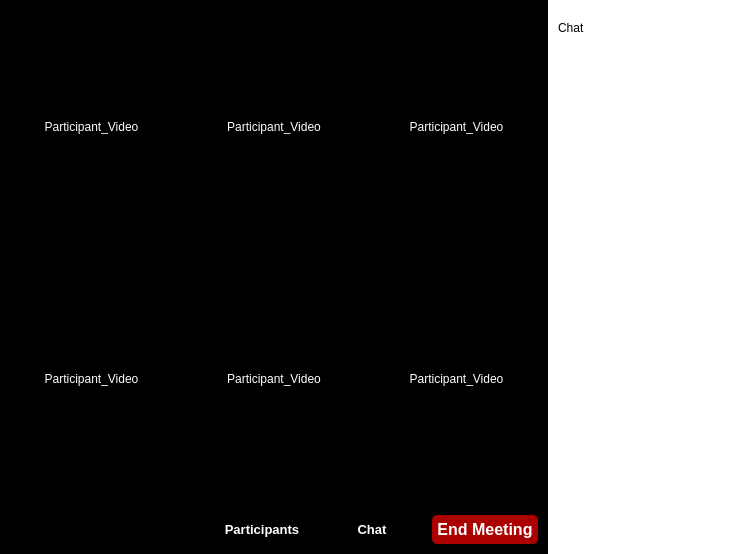
<?xml version="1.0" encoding="UTF-8"?>
<ui version="4.0">
 <class>MainWindow</class>
 <widget class="QMainWindow" name="MainWindow">
  <property name="geometry">
   <rect>
    <x>0</x>
    <y>0</y>
    <width>748</width>
    <height>554</height>
   </rect>
  </property>
  <property name="windowTitle">
   <string>MainWindow</string>
  </property>
  <property name="styleSheet">
   <string notr="true">background-color: rgb(0, 0, 0);
color: rgb(255, 255, 255);</string>
  </property>
  <widget class="QWidget" name="centralwidget">
   <layout class="QHBoxLayout" name="horizontalLayout">
    <property name="spacing">
     <number>0</number>
    </property>
    <property name="leftMargin">
     <number>0</number>
    </property>
    <property name="topMargin">
     <number>0</number>
    </property>
    <property name="rightMargin">
     <number>0</number>
    </property>
    <property name="bottomMargin">
     <number>0</number>
    </property>
    <item>
     <layout class="QGridLayout" name="gridLayout">
      <item row="0" column="3">
       <widget class="QLabel" name="label_6">
        <property name="text">
         <string>Participant_Video</string>
        </property>
        <property name="scaledContents">
         <bool>false</bool>
        </property>
        <property name="alignment">
         <set>Qt::AlignCenter</set>
        </property>
       </widget>
      </item>
      <item row="1" column="2">
       <widget class="QLabel" name="label_3">
        <property name="text">
         <string>Participant_Video</string>
        </property>
        <property name="scaledContents">
         <bool>false</bool>
        </property>
        <property name="alignment">
         <set>Qt::AlignCenter</set>
        </property>
       </widget>
      </item>
      <item row="0" column="2">
       <widget class="QLabel" name="label_5">
        <property name="text">
         <string>Participant_Video</string>
        </property>
        <property name="scaledContents">
         <bool>false</bool>
        </property>
        <property name="alignment">
         <set>Qt::AlignCenter</set>
        </property>
       </widget>
      </item>
      <item row="1" column="3">
       <widget class="QLabel" name="label">
        <property name="text">
         <string>Participant_Video</string>
        </property>
        <property name="scaledContents">
         <bool>false</bool>
        </property>
        <property name="alignment">
         <set>Qt::AlignCenter</set>
        </property>
       </widget>
      </item>
      <item row="0" column="1">
       <widget class="QLabel" name="label_2">
        <property name="text">
         <string>Participant_Video</string>
        </property>
        <property name="scaledContents">
         <bool>false</bool>
        </property>
        <property name="alignment">
         <set>Qt::AlignCenter</set>
        </property>
       </widget>
      </item>
      <item row="1" column="1">
       <widget class="QLabel" name="label_4">
        <property name="text">
         <string>Participant_Video</string>
        </property>
        <property name="scaledContents">
         <bool>false</bool>
        </property>
        <property name="alignment">
         <set>Qt::AlignCenter</set>
        </property>
       </widget>
      </item>
      <item row="3" column="1" colspan="3">
       <layout class="QHBoxLayout" name="horizontalLayout_3">
        <property name="spacing">
         <number>10</number>
        </property>
        <property name="sizeConstraint">
         <enum>QLayout::SetMinimumSize</enum>
        </property>
        <property name="leftMargin">
         <number>10</number>
        </property>
        <property name="topMargin">
         <number>10</number>
        </property>
        <property name="rightMargin">
         <number>10</number>
        </property>
        <property name="bottomMargin">
         <number>10</number>
        </property>
        <item>
         <spacer name="horizontalSpacer">
          <property name="orientation">
           <enum>Qt::Horizontal</enum>
          </property>
          <property name="sizeHint" stdset="0">
           <size>
            <width>40</width>
            <height>20</height>
           </size>
          </property>
         </spacer>
        </item>
        <item>
         <widget class="QPushButton" name="participants_cta">
          <property name="sizePolicy">
           <sizepolicy hsizetype="Minimum" vsizetype="Fixed">
            <horstretch>0</horstretch>
            <verstretch>0</verstretch>
           </sizepolicy>
          </property>
          <property name="minimumSize">
           <size>
            <width>100</width>
            <height>0</height>
           </size>
          </property>
          <property name="font">
           <font>
            <pointsize>10</pointsize>
            <bold>true</bold>
           </font>
          </property>
          <property name="cursor">
           <cursorShape>PointingHandCursor</cursorShape>
          </property>
          <property name="layoutDirection">
           <enum>Qt::LeftToRight</enum>
          </property>
          <property name="autoFillBackground">
           <bool>false</bool>
          </property>
          <property name="styleSheet">
           <string notr="true">padding:5px;
border-radius:5px;</string>
          </property>
          <property name="text">
           <string>Participants</string>
          </property>
          <property name="icon">
           <iconset resource="resource.qrc">
            <normaloff>:/Icons/Icons/conference-multi-size.ico</normaloff>:/Icons/Icons/conference-multi-size.ico</iconset>
          </property>
          <property name="iconSize">
           <size>
            <width>30</width>
            <height>30</height>
           </size>
          </property>
          <property name="flat">
           <bool>true</bool>
          </property>
         </widget>
        </item>
        <item>
         <widget class="QPushButton" name="chat_cta">
          <property name="sizePolicy">
           <sizepolicy hsizetype="Fixed" vsizetype="Fixed">
            <horstretch>0</horstretch>
            <verstretch>0</verstretch>
           </sizepolicy>
          </property>
          <property name="minimumSize">
           <size>
            <width>100</width>
            <height>0</height>
           </size>
          </property>
          <property name="font">
           <font>
            <pointsize>10</pointsize>
            <bold>true</bold>
           </font>
          </property>
          <property name="cursor">
           <cursorShape>PointingHandCursor</cursorShape>
          </property>
          <property name="styleSheet">
           <string notr="true">padding:5px;
border-radius:5px;</string>
          </property>
          <property name="text">
           <string>Chat</string>
          </property>
          <property name="icon">
           <iconset resource="resource.qrc">
            <normaloff>:/Icons/Icons/chat-2-multi-size.ico</normaloff>:/Icons/Icons/chat-2-multi-size.ico</iconset>
          </property>
          <property name="iconSize">
           <size>
            <width>30</width>
            <height>30</height>
           </size>
          </property>
          <property name="flat">
           <bool>true</bool>
          </property>
         </widget>
        </item>
        <item>
         <widget class="QPushButton" name="end_meeting_cta">
          <property name="sizePolicy">
           <sizepolicy hsizetype="Fixed" vsizetype="Fixed">
            <horstretch>0</horstretch>
            <verstretch>0</verstretch>
           </sizepolicy>
          </property>
          <property name="minimumSize">
           <size>
            <width>100</width>
            <height>0</height>
           </size>
          </property>
          <property name="font">
           <font>
            <pointsize>12</pointsize>
            <bold>true</bold>
           </font>
          </property>
          <property name="cursor">
           <cursorShape>PointingHandCursor</cursorShape>
          </property>
          <property name="styleSheet">
           <string notr="true">padding:5px;
border-radius:5px;
background-color: rgb(170, 0, 0);
color: rgb(255, 255, 255);</string>
          </property>
          <property name="text">
           <string>End Meeting</string>
          </property>
         </widget>
        </item>
       </layout>
      </item>
     </layout>
    </item>
    <item>
     <widget class="QStackedWidget" name="stackedWidget">
      <property name="sizePolicy">
       <sizepolicy hsizetype="Fixed" vsizetype="Preferred">
        <horstretch>0</horstretch>
        <verstretch>0</verstretch>
       </sizepolicy>
      </property>
      <property name="minimumSize">
       <size>
        <width>200</width>
        <height>0</height>
       </size>
      </property>
      <property name="styleSheet">
       <string notr="true">background-color: rgb(255, 255, 255);
color: rgb(0, 0, 0);</string>
      </property>
      <property name="currentIndex">
       <number>1</number>
      </property>
      <widget class="QWidget" name="Participants">
       <widget class="QLabel" name="participants_page_title">
        <property name="geometry">
         <rect>
          <x>20</x>
          <y>30</y>
          <width>161</width>
          <height>16</height>
         </rect>
        </property>
        <property name="text">
         <string>Participants</string>
        </property>
       </widget>
      </widget>
      <widget class="QWidget" name="Chat">
       <widget class="QLabel" name="chat_page_title">
        <property name="geometry">
         <rect>
          <x>10</x>
          <y>20</y>
          <width>181</width>
          <height>16</height>
         </rect>
        </property>
        <property name="text">
         <string>Chat</string>
        </property>
       </widget>
      </widget>
     </widget>
    </item>
   </layout>
  </widget>
 </widget>
 <resources>
  <include location="resource.qrc"/>
 </resources>
 <connections>
  <connection>
   <sender>end_meeting_cta</sender>
   <signal>clicked()</signal>
   <receiver>MainWindow</receiver>
   <slot>close()</slot>
   <hints>
    <hint type="sourcelabel">
     <x>456</x>
     <y>412</y>
    </hint>
    <hint type="destinationlabel">
     <x>417</x>
     <y>491</y>
    </hint>
   </hints>
  </connection>
 </connections>
</ui>
